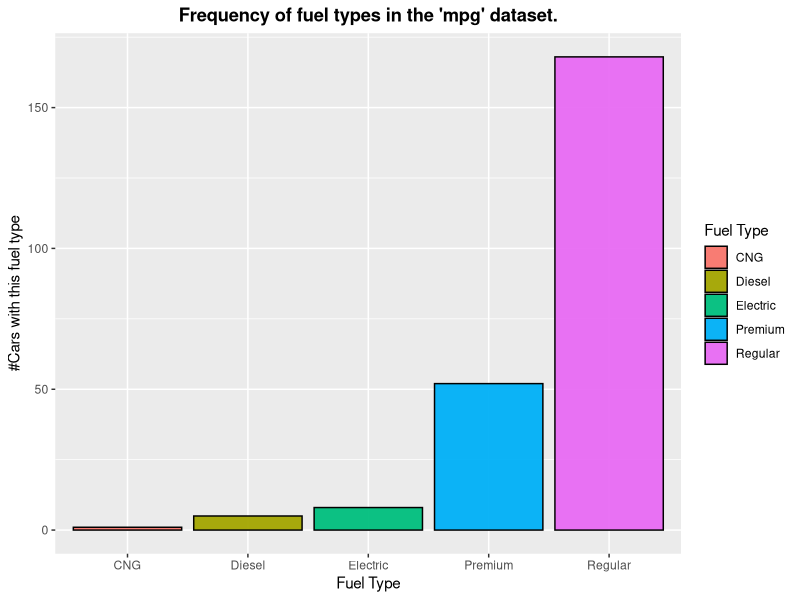
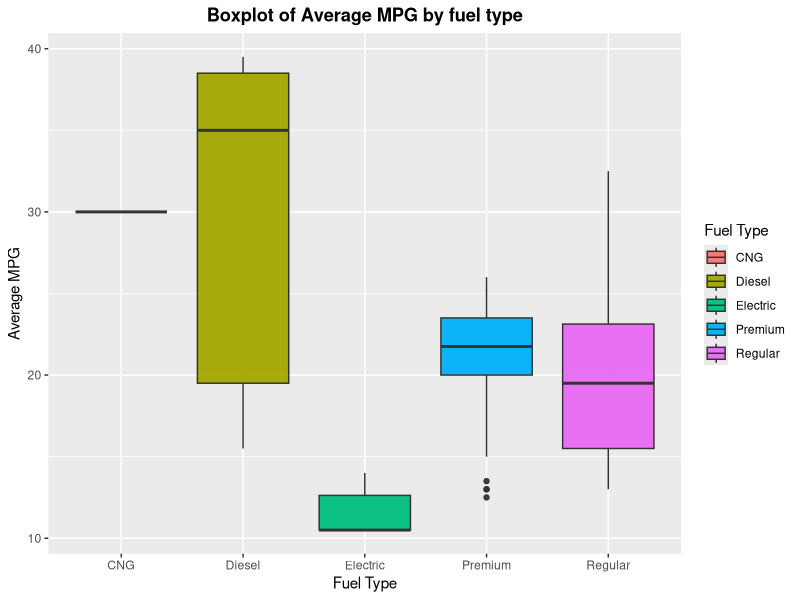
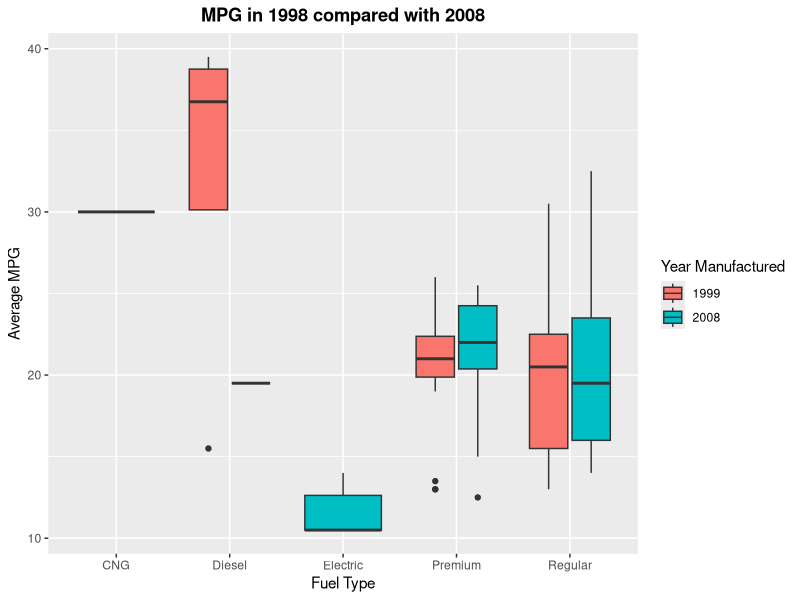
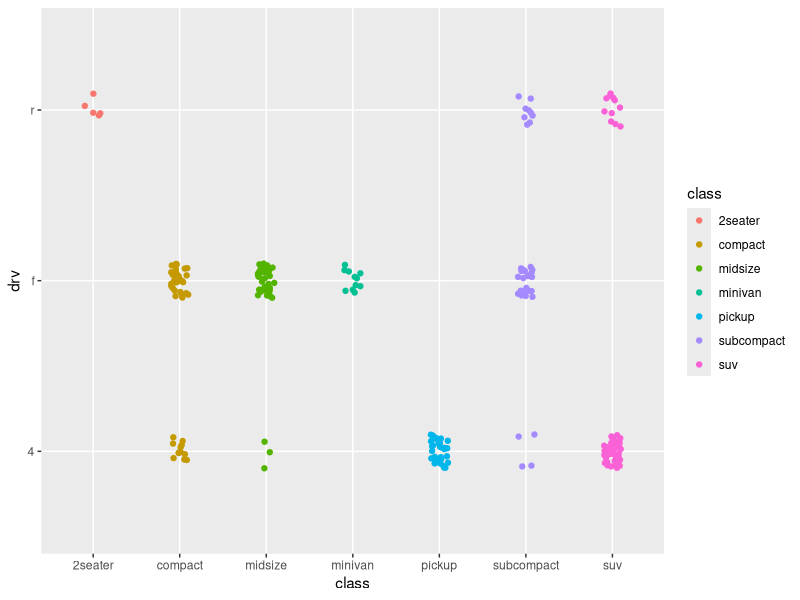
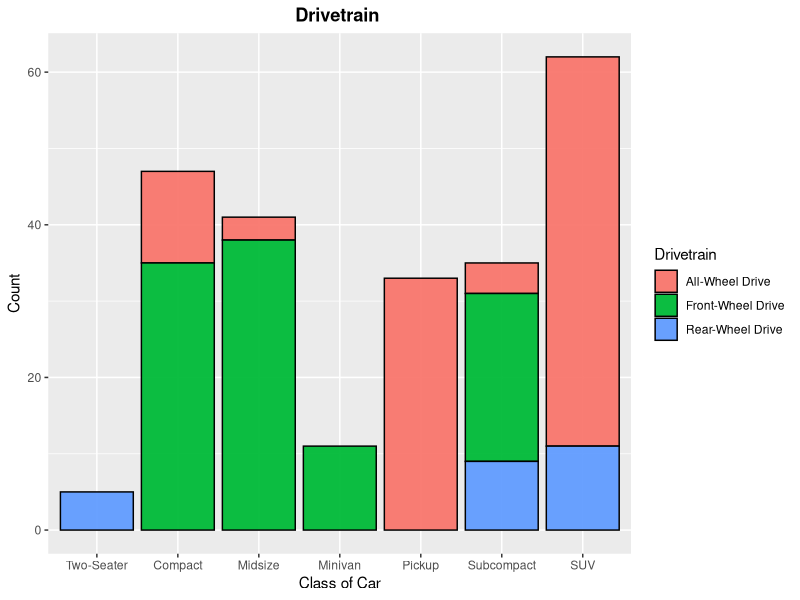

Here is the R script that generated these plots, in order:
## ---- chunk 1
library(tidyverse)
## ---- chunk 2
table(mpg$fl)

ggplot(data = mpg, aes(x = fl, fill = fl)) +
    geom_bar(alpha = 0.95, color = "black") +
    labs(
        title = "Frequency of fuel types in the 'mpg' dataset.",
        x = "Fuel Type",
        y = "#Cars with this fuel type",
        ) +
    theme(
        plot.title = element_text(hjust = 0.5, face = "bold")
        ) +
    scale_fill_discrete(
        name = "Fuel Type",
        labels = c("CNG", "Diesel", "Electric", "Premium", "Regular")
        ) + 
    scale_x_discrete(
        labels = c("CNG", "Diesel", "Electric", "Premium", "Regular")
    )
## ---- chunk 3
AverageMPG <- (mpg$hwy + mpg$cty) / 2
ggplot(mpg, aes(x = fl, y = AverageMPG, fill = fl)) +
    geom_boxplot(alpha = 0.95) +
    labs(
        title = "Boxplot of Average MPG by fuel type",
        x = "Fuel Type",
        y = "Average MPG",
        ) +
    theme(
        plot.title = element_text(hjust = 0.5, face = "bold")
        ) +
    scale_fill_discrete(
        name = "Fuel Type",
        labels = c("CNG", "Diesel", "Electric", "Premium", "Regular")
        ) + 
    scale_x_discrete(
        labels = c("CNG", "Diesel", "Electric", "Premium", "Regular")
    )
## ---- chunk 4
ggplot(mpg, aes(x = fl, y = AverageMPG, fill = as.factor(year))) +
    geom_boxplot() +
    labs(
        title = "MPG in 1998 compared with 2008",
        x = "Fuel Type",
        y = "Average MPG",
        fill = "Year Manufactured"
        ) +
    theme(
        plot.title = element_text(hjust = 0.5, face = "bold")
        ) +
    scale_x_discrete(
        labels = c("CNG", "Diesel", "Electric", "Premium", "Regular")
    )
## ---- chunk 5
ggplot(mpg, aes(x = class, y = drv, color = class)) +
    geom_point(position = position_jitter(width = 0.1, height = 0.1))
## ---- chunk 6
ggplot(mpg, aes(x = class, fill = drv)) +
    geom_bar(alpha = 0.95, color = "black") +
    labs(
        title = "Drivetrain ",
        x = "Class of Car",
        y = "Count"
        ) +
    theme(
        plot.title = element_text(hjust = 0.5, face = "bold")
        ) +
    scale_fill_discrete(
        name = "Drivetrain",
        labels = c("All-Wheel Drive", "Front-Wheel Drive", "Rear-Wheel Drive")
        ) +
    scale_x_discrete(
        labels = c("Two-Seater", "Compact", "Midsize", "Minivan", "Pickup", "Subcompact", "SUV")
    )
